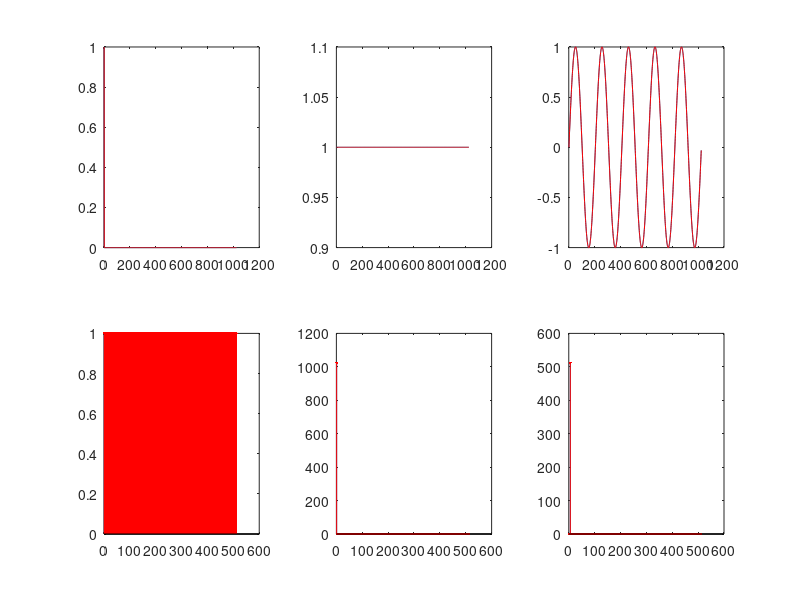
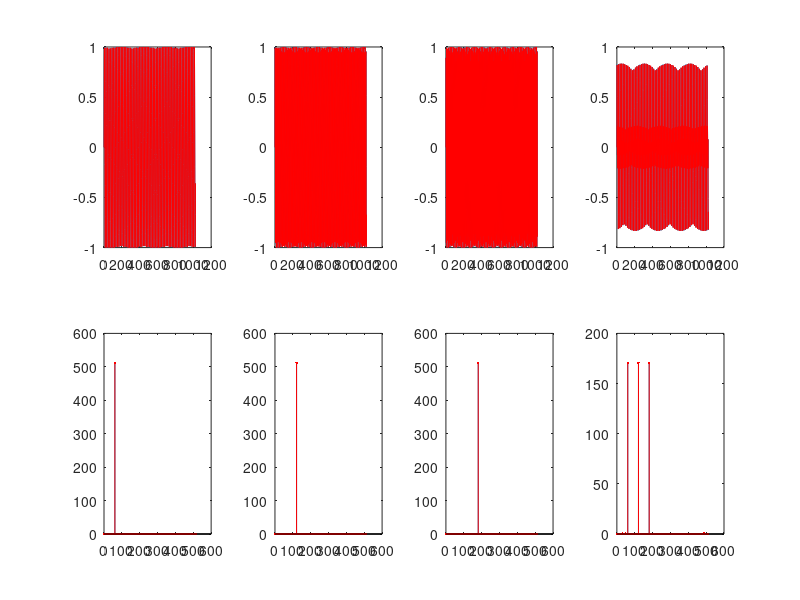

These figures' MATLAB source, in order:
% FFT analysis
%
% Universidad Autonoma de Queretaro
% Electronica Avanzada III
% Rene de Jesus Romero Troncoso
%
% Quantization effects

clear all;

%%%%%%%%%%%%%%%%%%%%%%%%%%%%%%%%%%%%%%%%%%%%%%%%%%%%%%
% Step 1
% Load input signals
%     Impulse0w       Step0w         Sine05qw
%     Sine60qw        Sine120qw      Sine180qw
%     Harmonic60qw
%%%%%%%%%%%%%%%%%%%%%%%%%%%%%%%%%%%%%%%%%%%%%%%%%%%%%%

% Load input signals
load Impulse0gen;
load Step0gen;
load Sine05qgen;
load Sine60qgen;
load Sine120qgen;
load Sine180qgen;
load Harmonic60qgen;

%%%%%%%%%%%%%%%%%%%%%%%%%%%%%%%%%%%%%%%%%%%%%%%%%%%%%%
% Step 2
% Direct FFT computation of input signals
%%%%%%%%%%%%%%%%%%%%%%%%%%%%%%%%%%%%%%%%%%%%%%%%%%%%%%

xa = abs(fft(Impulse0w));
x1 = xa(1:512);
xa = abs(fft(Step0w));
x2 = xa(1:512);
xa = abs(fft(Sine05qw));
x3 = xa(1:512);
xa = abs(fft(Sine60qw));
x4 = xa(1:512);
xa = abs(fft(Sine120qw));
x5 = xa(1:512);
xa = abs(fft(Sine180qw));
x6 = xa(1:512);
xa = abs(fft(Harmonic60qw));
x7 = xa(1:512);

%%%%%%%%%%%%%%%%%%%%%%%%%%%%%%%%%%%%%%%%%%%%%%%%%%%%%%
% Step 3
% Signal quantization
%%%%%%%%%%%%%%%%%%%%%%%%%%%%%%%%%%%%%%%%%%%%%%%%%%%%%%

% Quantization bits
b = 8;

% Signal quantization
R  = 2.0*max(abs(max(Impulse0w)),abs(min(Impulse0w)));
y1 = R*floor(Impulse0w*2^b/R+0.5)/2^b;
R  = 2.0*max(abs(max(Step0w)),abs(min(Step0w)));
y2 = R*floor(Step0w*2^b/R+0.5)/2^b;
R  = 2.0*max(abs(max(Sine05qw)),abs(min(Sine05qw)));
y3 = R*floor(Sine05qw*2^b/R+0.5)/2^b;
R  = 2.0*max(abs(max(Sine60qw)),abs(min(Sine60qw)));
y4 = R*floor(Sine60qw*2^b/R+0.5)/2^b;
R  = 2.0*max(abs(max(Sine120qw)),abs(min(Sine120qw)));
y5 = R*floor(Sine120qw*2^b/R+0.5)/2^b;
R  = 2.0*max(abs(max(Sine180qw)),abs(min(Sine180qw)));
y6 = R*floor(Sine180qw*2^b/R+0.5)/2^b;
R  = 2.0*max(abs(max(Harmonic60qw)),abs(min(Harmonic60qw)));
y7 = R*floor(Harmonic60qw*2^b/R+0.5)/2^b;

% FFT computation
za = abs(fft(y1));
z1 = za(1:512);
za = abs(fft(y2));
z2 = za(1:512);
za = abs(fft(y3));
z3 = za(1:512);
za = abs(fft(y4));
z4 = za(1:512);
za = abs(fft(y5));
z5 = za(1:512);
za = abs(fft(y6));
z6 = za(1:512);
za = abs(fft(y7));
z7 = za(1:512);

%%%%%%%%%%%%%%%%%%%%%%%%%%%%%%%%%%%%%%%%%%%%%%%%%%%%%%
% Step 4
% FFT with quantization effects
%%%%%%%%%%%%%%%%%%%%%%%%%%%%%%%%%%%%%%%%%%%%%%%%%%%%%%

figure(1);
subplot(2,3,1), plot(Impulse0w), hold on, plot(y1,'r'), hold off;
subplot(2,3,2), plot(Step0w), hold on, plot(y2,'r'), hold off;
subplot(2,3,3), plot(Sine05qw), hold on, plot(y3,'r'), hold off;
subplot(2,3,4), stem(x1,'.'), hold on, stem(z1,'r.'), hold off;
subplot(2,3,5), stem(x2,'.'), hold on, stem(z2,'r.'), hold off;
subplot(2,3,6), stem(x3,'.'), hold on, stem(z3,'r.'), hold off;

%%%%%%%%%%%%%%%%%%%%%%%%%%%%%%%%%%%%%%%%%%%%%%%%%%%%%%
% Step 5
% Harmonic FFT with quantization effects
%%%%%%%%%%%%%%%%%%%%%%%%%%%%%%%%%%%%%%%%%%%%%%%%%%%%%%

figure(2);
subplot(2,4,1), plot(Sine60qw), hold on, plot(y4,'r'), hold off;
subplot(2,4,2), plot(Sine120qw), hold on, plot(y5,'r'), hold off;
subplot(2,4,3), plot(Sine180qw), hold on, plot(y6,'r'), hold off;
subplot(2,4,4), plot(Harmonic60qw), hold on, plot(y7,'r'), hold off;
subplot(2,4,5), stem(x4,'.'), hold on, stem(z4,'r.'), hold off;
subplot(2,4,6), stem(x5,'.'), hold on, stem(z5,'r.'), hold off;
subplot(2,4,7), stem(x6,'.'), hold on, stem(z6,'r.'), hold off;
subplot(2,4,8), stem(x7,'.'), hold on, stem(z7,'r.'), hold off;